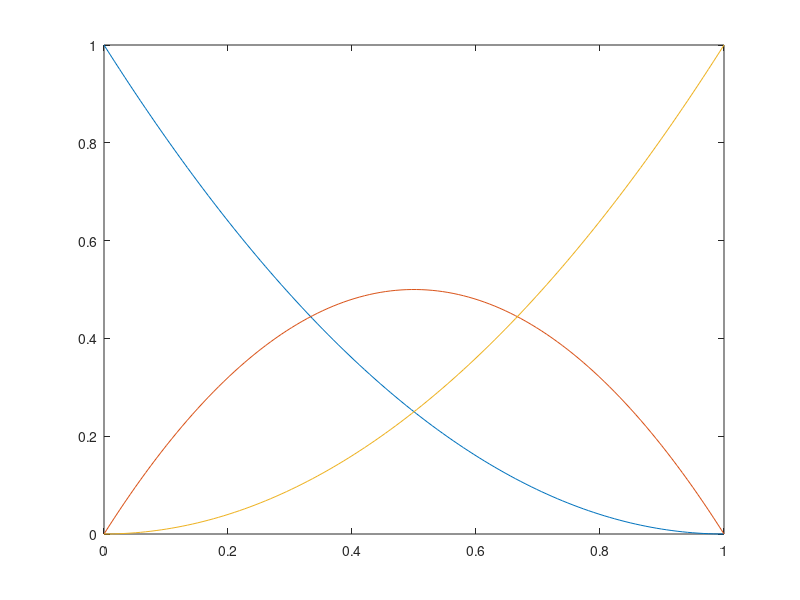
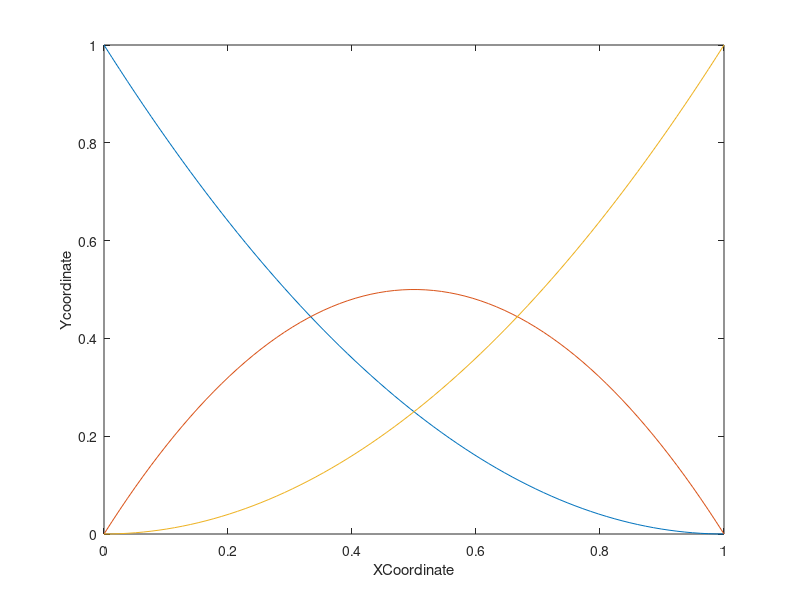
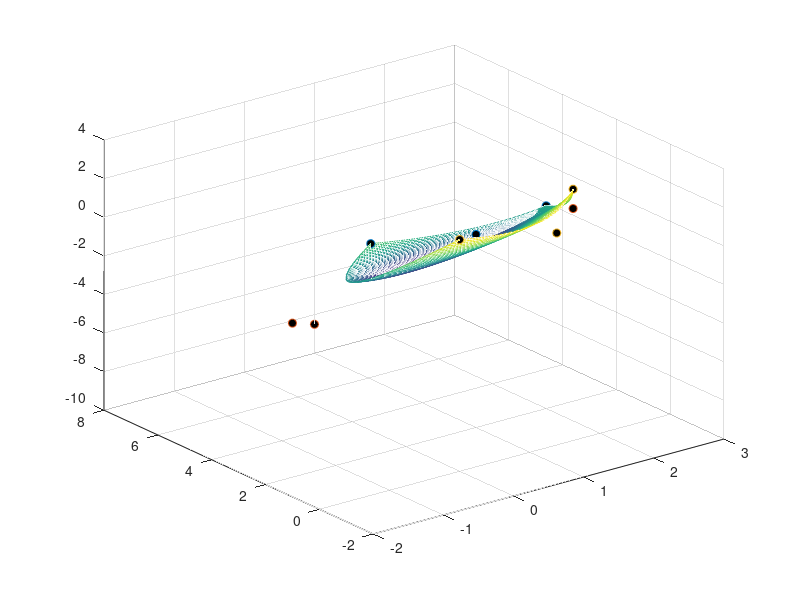

Write the MATLAB code that produced these figures, in order.
clear all;

uPTS = 3;
wPTS = 3;
uCELLS = 120;
wCELLS = 80;

% Rectangle Surface
% x = [0 2 3; 0 2 3; 0 2 3];
% y = [0 0 0; 1 1 1; 2 2 2];
% z = zeros(3, 3);

% Pycharm same input
x = [-0.5 -2 0; 1, 1, 1; 2, 2, 2];
y = [2 1 0; 2 8 -1; 2 1 1];
z = [1 -1 2; 0 -8.5 2; 0.5 1 2];


% Using Random control points
% x = rand(uPTS, wPTS);
% y = rand(uPTS, wPTS);
% z = rand(uPTS, wPTS);

%other varibales
n = uPTS -1;
m = wPTS -1;
u = linspace(0,1, uCELLS);
w = linspace(0,1, wCELLS);
i = 0:n;
j = 0:m;

% Binomial coefficients
cu = factorial(n)./(factorial(i).*factorial(n-i));
cw = factorial(m)./(factorial(j).*factorial(m-j));

%Bernstein Basis Polynomials
for k = 1:uPTS
    J(k,:) = cu(k) * u.^i(k).*(1-u).^(n - i(k));
end

for k= 1:wPTS
    K(k,:) = cu(k)*w.^j(k).*(1-w).^(m - j(k));
end

% Empty array for bezier curve
xBezier = zeros(uCELLS, wCELLS);
yBezier = zeros(uCELLS, wCELLS);
zBezier = zeros(uCELLS, wCELLS);

% Main loop
for i = 1:n+1
    
    for j = 1:m+1
        xBezier = J(i,:)'* K(j,:) * x(i, j) + xBezier;
        yBezier = J(i,:)'* K(j,:) * y(i, j) + yBezier;
        zBezier = J(i,:)'* K(j,:) * z(i, j) + zBezier;
    end
end

%plotting Basis function first
figure(1); plot(u,J)
figure(2); plot(w,K)

xlabel('XCoordinate');
ylabel('Ycoordinate');
%plotting control points
figure(3); mesh(xBezier,yBezier,zBezier)
    hold on;
    plot3(x,y,z,'o', 'MarkerFaceColor', 'k')
    hold off;
